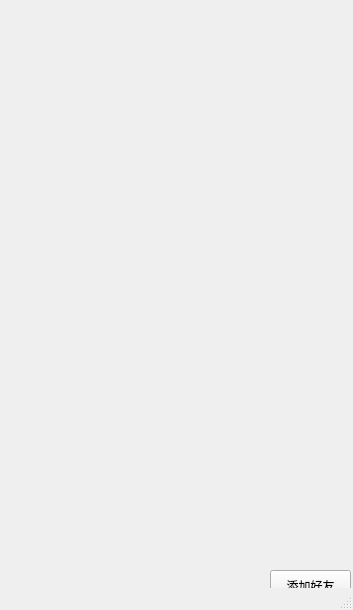
<?xml version="1.0" encoding="UTF-8"?>
<ui version="4.0">
 <class>MainWindow</class>
 <widget class="QMainWindow" name="MainWindow">
  <property name="geometry">
   <rect>
    <x>0</x>
    <y>0</y>
    <width>353</width>
    <height>610</height>
   </rect>
  </property>
  <property name="windowTitle">
   <string>MainWindow</string>
  </property>
  <widget class="QWidget" name="centralwidget">
   <widget class="QPushButton" name="m_pAddFriend">
    <property name="geometry">
     <rect>
      <x>270</x>
      <y>570</y>
      <width>81</width>
      <height>31</height>
     </rect>
    </property>
    <property name="text">
     <string>添加好友</string>
    </property>
   </widget>
  </widget>
  <widget class="QStatusBar" name="statusbar"/>
  <action name="action123">
   <property name="text">
    <string>123</string>
   </property>
   <property name="toolTip">
    <string>123</string>
   </property>
  </action>
 </widget>
 <resources/>
 <connections/>
</ui>
